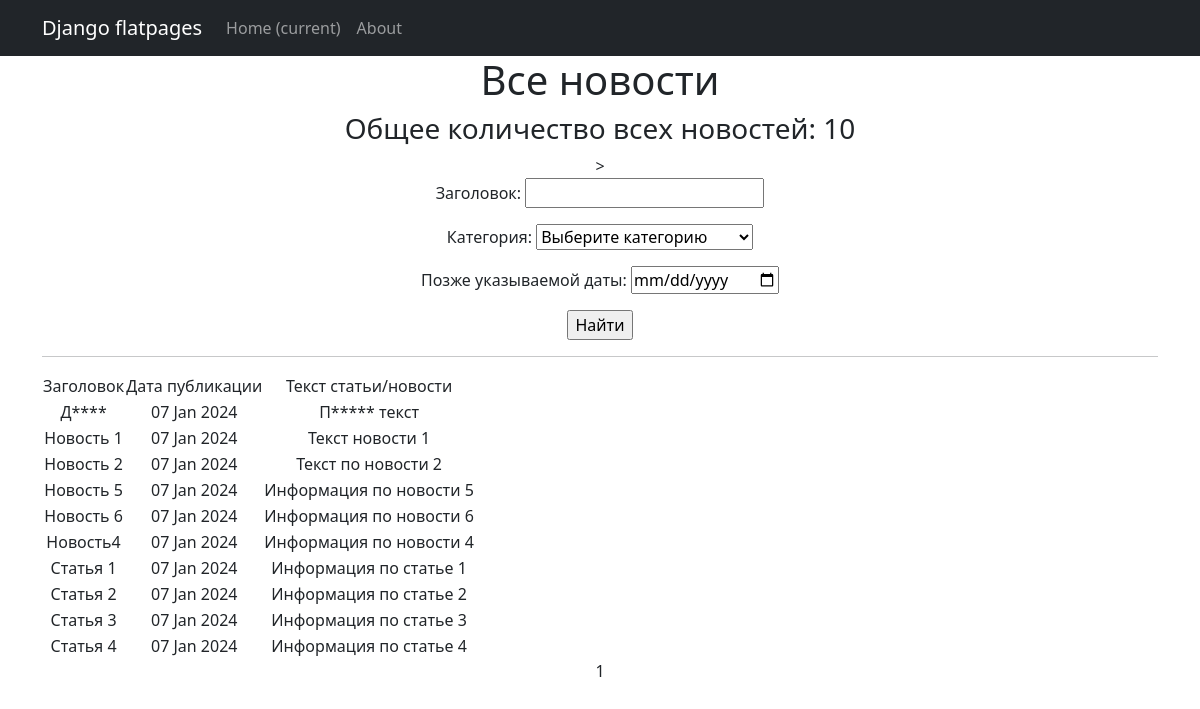
/posts/search/, run on the app's committed database.
### news/models.py (models this page shows, shortened)
class Post(models.Model):
    article = 'AR'
    news = 'NE'
    POSITIONS = [
        (article, 'Статья'),
        (news, 'Новости')
    ]
    post_time = models.DateTimeField(auto_now_add=True)
    title = models.CharField(max_length=255)
    text = models.TextField()
    post_type = models.CharField(max_length=2, choices=POSITIONS, default=news)
    rating = models.IntegerField(default=0)
    author = models.ForeignKey(Author, on_delete=models.CASCADE)
    category = models.ManyToManyField(Category, through='PostCategory')

### news/views.py (the view)
# urls.py: path('posts/search/', PostSearch.as_view(), name='post_search'),
class PostSearch(PostsList):
    model = Post
    template_name = 'post_search.html'
    context_object_name = 'post_search'
    paginate_by = 10
    def get_queryset(self):
        queryset = super().get_queryset()
        self.filterset = PostFilter(self.request.GET, queryset)
        return self.filterset.qs
    def get_context_data(self, **kwargs):
        context = super().get_context_data(**kwargs)
        context['filterset'] = self.filterset
        return context

### news/models.py (called while the page is built)
    def __str__(self):
        return f'{self.name}'

### news/templatetags/custom_filters.py (called while the page is built)
@register.filter()
def censor(text):
    bad_words = ['дурак', 'плохой']
    text_list = text.split()
    censored_text_list = []
    for word in text_list:
        clean_word = ''.join(c for c in word if c not in string.punctuation)
        if clean_word.lower() in bad_words:
            censored_word = clean_word[0] + (len(clean_word) - 1) * '*'
            censored_text_list.append(word.replace(clean_word, censored_word))
        else:
            censored_text_list.append(word)
    return ' '.join(censored_text_list)

### news/views.py (called while the page is built)
    def get_context_data(self, **kwargs):
        context = super().get_context_data(**kwargs)
        context['time_now'] = datetime.utcnow()
        context['next_sale'] = None
        return context

### templates/post_search.html (shortened to what this page needs)
{% extends 'flatpages/default.html' %}
{% load custom_filters %}
{% load custom_tags %}
{% block content %}
   <h1>Все новости</h1>
   <h3> Общее количество всех новостей: {{post_search|length}}</h3>>
   <form action="" method="get">
       {{ filterset.form.as_p }}
       <input type="submit" value="Найти" />
   </form>
   <hr>
   {% if post_search %}
      <table>
          <tr>
              <td> Заголовок</td>
              <td> Дата публикации</td>
              <td> Текст статьи/новости</td>
          </tr>
          {% for post in post_search %}
          <tr>
              <td>{{ post.title|censor }}</td>
              <td>{{ time_now|date:'d M Y' }}</td>
              <td>{{ post.text|censor|truncatewords:20 }}</td>
          </tr>
          {% endfor %}
      </table>
   {% else %}
       <h2>Новостей нет!</h2>
   {% endif %}
   {{ page_obj.number }}
{% endblock content %}

### data on the page
Post: title|censor "Д****", time_now "07 Jan 2024", text|censor "П***** текст"
Post: title|censor "Новость 1", time_now "07 Jan 2024", text|censor "Текст новости 1"
Post: title|censor "Новость 2", time_now "07 Jan 2024", text|censor "Текст по новости 2"
Post: title|censor "Новость 5", post_time "07 Jan 2024", text|censor "Информация по новости 5"
Post: title|censor "Новость 6", post_time "07 Jan 2024", text|censor "Информация по новости 6"
Post: title|censor "Новость4", post_time "07 Jan 2024", text|censor "Информация по новости 4"
Post: title|censor "Статья 1", time_now "07 Jan 2024", text|censor "Информация по статье 1"
Post: title|censor "Статья 2", time_now "07 Jan 2024", text|censor "Информация по статье 2"
Post: title|censor "Статья 3", time_now "07 Jan 2024", text|censor "Информация по статье 3"
Post: title|censor "Статья 4", post_time "07 Jan 2024", text|censor "Информация по статье 4"

### other printed values
{{ post_search|length }} "10"
{{ page_obj.number }} "1"
